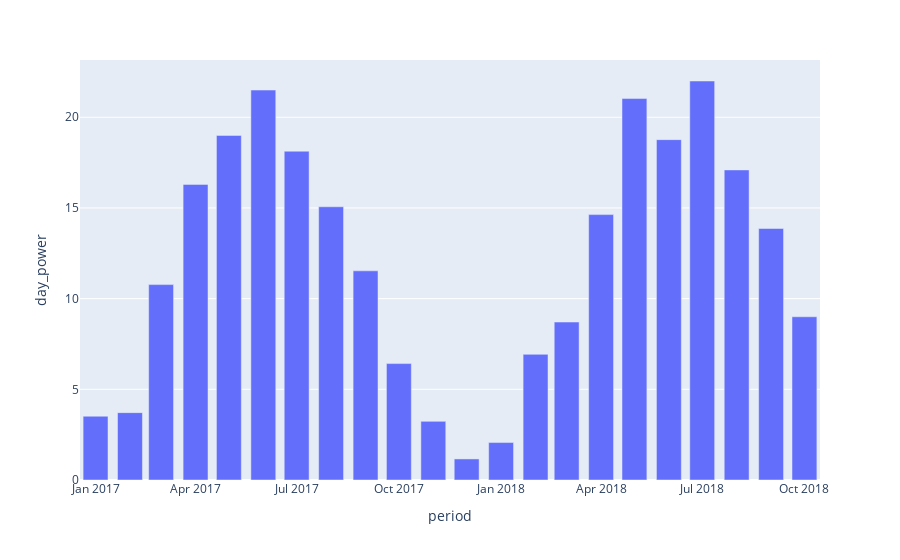

The notebook cell saved with this chart:
### Code cell
grouped_df = solar_data.groupby('period')['day_power'].agg('mean')
grouped_df = grouped.reset_index()
grouped_df['period'] = grouped_df['period'].astype(str)
print(grouped_df)
fig = px.bar(
    data_frame=grouped_df,
    x='period',  # Указываем, какой столбец использовать на оси X
    y='day_power'  # Указываем, какой столбец использовать на оси Y
)
fig.show()

### Figure 1 — Plotly figure (JSON) as saved in the notebook; plotly's stock layout.template omitted (floating-point values rounded to 4 significant figures)
{"data": [{"alignmentgroup": "True", "hovertemplate": "period=%{x}<br>day_power=%{y}<extra></extra>", "legendgroup": "", "marker": {"color": "#636efa", "pattern": {"shape": ""}}, "name": "", "offsetgroup": "", "orientation": "v", "showlegend": false, "textposition": "auto", "type": "bar", "x": ["2017-01", "2017-02", "2017-03", "2017-04", "2017-05", "2017-06", "2017-07", "2017-08", "2017-09", "2017-10", "2017-11", "2017-12", "2018-01", "2018-02", "2018-03", "2018-04", "2018-05", "2018-06", "2018-07", "2018-08", "2018-09", "2018-10"], "xaxis": "x", "y": [3.516, 3.714, 10.77, 16.3, 19, 21.5, 18.13, 15.06, 11.53, 6.419, 3.233, 1.161, 2.065, 6.929, 8.71, 14.63, 21.03, 18.77, 22, 17.1, 13.87, 9], "yaxis": "y"}], "layout": {"barmode": "relative", "legend": {"tracegroupgap": 0}, "margin": {"t": 60}, "xaxis": {"anchor": "y", "domain": [0, 1], "title": {"text": "period"}}, "yaxis": {"anchor": "x", "domain": [0, 1], "title": {"text": "day_power"}}}}
